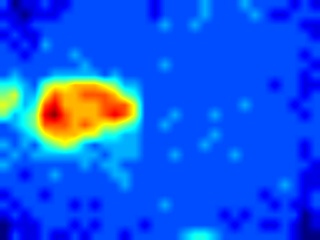
#> input picture Original_B.jpg, 320 x 240 px, found by its file name
$ python imvis.py
#> lines starting #> are read from the running program, lines starting #| are printed output that depends on the picture
import cv2
import numpy as np
from matplotlib import pyplot as plt
import time

stamp = time.monotonic()
img = cv2.imread("C:\\Users\\wille\\Desktop\\python\\Original_B.jpg")
#> img is the input picture: shape (240, 320, 3); mean B, G, R 234.5, 87.1, 18.3

blur = cv2.medianBlur(img,5)        # Apply Gaussian Blur to limit noise

gray = cv2.cvtColor(img, cv2.COLOR_BGR2GRAY)
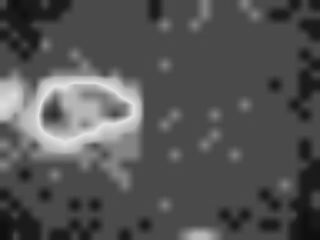
#> gray: shape (240, 320); min 15, max 227, mean 83.3


cv2.imshow("Input", img)
cv2.imshow("output", blur)

cv2.waitKey(0)
